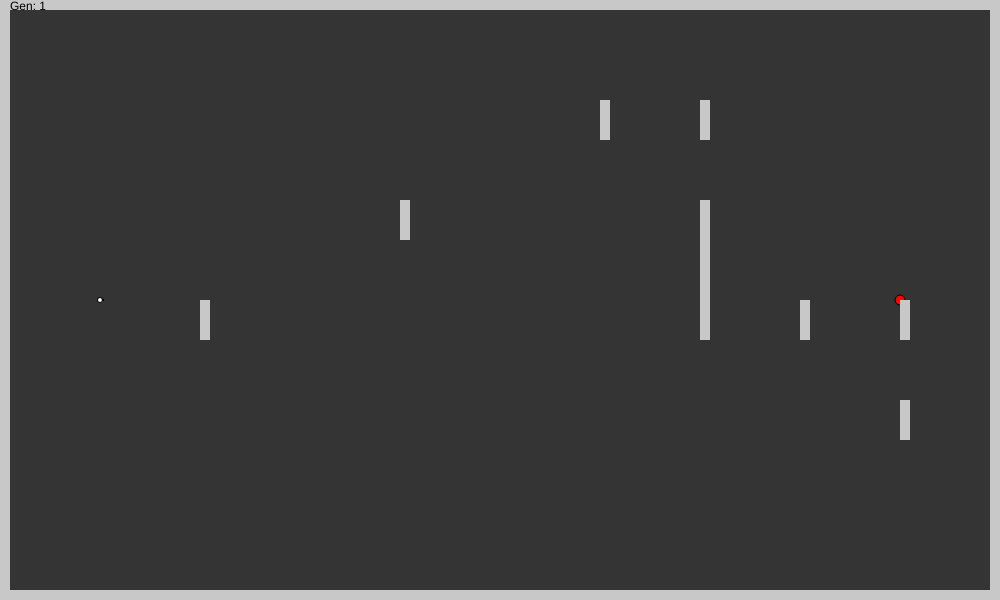
Frame 1 (no input)
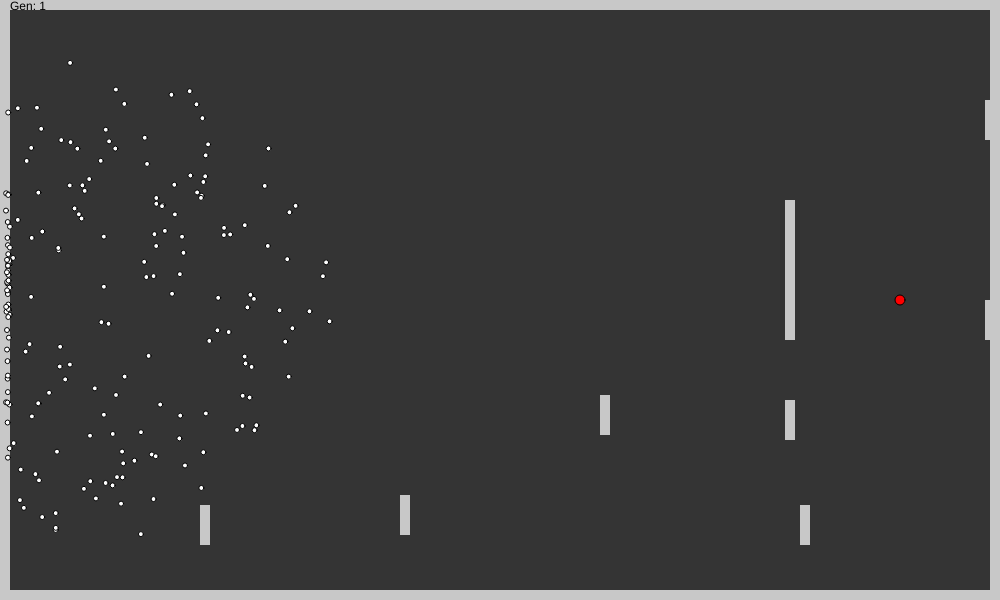
Frame 60 (no input)
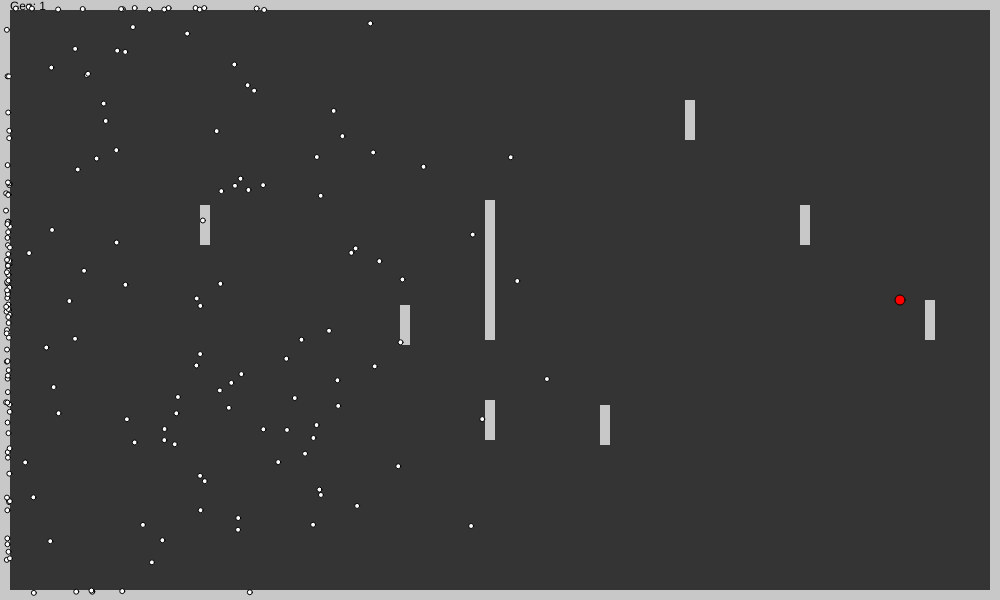
Frame 120 (the mouse pressed at the canvas centre since frame 60)

The p5.js sketch that drew these frames (run headless with seeded random() and noise() and a simulated clock; from frame 60 on, the mouse is pressed at the canvas centre):

// p5.js sketch
// ── sketch.js
let generation;
let obstacles = [];
let target;
let skip = 1;
let mutationRate = .1;

function setup() {
    createCanvas(1000, 600);
    background(52);
    generation = new Generation(200, width * .1, height / 2, 5);
    createObstacles();


    target = new Target(color(255, 0, 0), createVector(width * .9, height / 2), 10);

}

function draw() {

    for (let i = 0; i < skip; i++) {
        background(52);

        target.draw();
        for (let o of obstacles) {
            o.draw();
            o.move();
            o.checkCollision(obstacles);
        }

        text("Gen: " + generation.gen, 10, 10);
        generation.draw();
        generation.update(obstacles, target);

        if (!generation.checkAlive()) {
            generation.fitness(target);
            generation.getNewGeneration(mutationRate);

            createObstacles();
        }
    }
}

function createObstacles() {
    obstacles = [];

    const OBSTACLESIZE = 10;
    const c = color(200);
    //Outter box
    obstacles.push(new Obstacle(c, 0, 0, width, OBSTACLESIZE, "", 0));
    obstacles.push(new Obstacle(c, 0, 0, OBSTACLESIZE, height, "", 0));
    obstacles.push(new Obstacle(c, 0, height - OBSTACLESIZE, width, height, "", 0));
    obstacles.push(new Obstacle(c, width - OBSTACLESIZE, 0, width, height, "", 0));

    //
    obstacles.push(new Obstacle(c, width * .2, 300, width * .2 + OBSTACLESIZE, 340, "d", 5));
    obstacles.push(new Obstacle(c, width * .4, 200, width * .4 + OBSTACLESIZE, 240, "d", 5));
    obstacles.push(new Obstacle(c, width * .6, 100, width * .6 + OBSTACLESIZE, 140, "d", 5));
    obstacles.push(new Obstacle(c, width * .8, 300, width * .8 + OBSTACLESIZE, 340, "d", 5));
    obstacles.push(new Obstacle(c, width * .7, 100, width * .7 + OBSTACLESIZE, 140, "r", 5));
    obstacles.push(new Obstacle(c, width * .9, 300, width * .9 + OBSTACLESIZE, 340, "r", 5));
    obstacles.push(new Obstacle(c, width * .7, 200, width * .7 + OBSTACLESIZE, 340, "r", 5));
    obstacles.push(new Obstacle(c, width * .9, 400, width * .9 + OBSTACLESIZE, 440, "r", 5));
}
// ── objects.js
class Point {

    constructor(x, y, size, brain) {
        this.size = size;
        this.position = createVector(x, y);
        this.velocity = createVector();;
        this.acceleration = createVector();
        this.alive = true;
        this.targetReached = false;
        if (brain) {
            this.brain = brain;
            this.brain.step = 0;
        } else {
            this.brain = new Brain(400);
        }
    }


    draw() {
        ellipse(this.position.x, this.position.y, this.size);
    }

    move(acc) {
        this.acceleration = acc;
        this.velocity.add(this.acceleration);
        this.velocity.limit(5);
        this.position.add(this.velocity);
    }

    checkCollision(obstacles) {
        if (obstacles) {
            for (let o of obstacles) {
                if (o.p1.x <= this.position.x &&
                    o.p2.x >= this.position.x &&
                    o.p1.y <= this.position.y &&
                    o.p2.y >= this.position.y) {
                    return true;
                }
            }
        }
        return false;
    }

    checkTargetReached(target) {
        let d = dist(this.position.x, this.position.y, target.position.x, target.position.y);
        if (d <= target.size / 2) {
            this.alive = false;
            this.targetReached = true;
            this.velocity = createVector();
            this.acceleration = createVector();
        }
    }

    update(obstacles, target) {
        if (this.alive) {
            let newAcc = this.brain.getNext();
            if (newAcc.x != 0 && newAcc.y != 0) {
                this.move(newAcc);
                this.alive = !this.checkCollision(obstacles);
            } else {
                this.alive = false;
            }
            if (!this.alive) {
                this.velocity = createVector();
                this.acceleration = createVector();
            } else {
                this.checkTargetReached(target);
            }
        }
    }

    calculateFitness(target) {
        if (this.targetReached) {
            return 1 / 10 + 100 / (Math.pow(this.brain.step, 2));
        } else {
            return 1 / Math.pow(dist(this.position.x, this.position.y, target.position.x, target.position.y), 2);
        }
    }

}

class Brain {
    constructor(numinstructions, givenInstructions) {
        this.instructions = [];
        for (let i = 0; i < numinstructions; i++) {
            this.instructions[i] = givenInstructions ? givenInstructions[i] : "";
        }
        this.step = 0;

        if (!givenInstructions) {
            this.mutate(1);
        }
    }

    getNext() {
        if (this.step == this.instructions.length) {
            return createVector(0, 0);
        }
        let ret = this.instructions[this.step];
        this.step++;
        return ret;
    }

    mutate(rate) {
        for (let i = 0; i < this.instructions.length; i++) {
            if (Math.random() < rate) {
                this.instructions[i] = p5.Vector.random2D();
            }
        }
        this.step = 0;
    }

    copy() {
        return new Brain(this.instructions.length, this.instructions);
    }
}

class Generation {
    constructor(members, x, y, size) {
        this.points = [];
        this.gen = 1;
        this.originX = x;
        this.originY = y;
        this.size = size;

        for (let i = 0; i < members; i++) {
            this.points.push(new Point(x, y, size));
        }
    }

    draw() {
        for (let p of this.points) {
            p.draw();
        }
    }

    update(obstacles, target) {
        for (let p of this.points) {
            p.update(obstacles, target);
        }
    }

    fitness(target) {
        let fitnessObject = {};
        let sum = 0;
        for (let p of this.points) {
            let fit = p.calculateFitness(target);
            p.fitnessRAW = fit;
            sum += fit;
        }
        for (let p of this.points) {
            p.fitness = (p.fitnessRAW / sum);
        }

        let rangeStart = 0;
        for (let i = 0; i < this.points.length; i++) {
            let range = this.points[i].fitness;
            fitnessObject[i] = {
                rangeStart: rangeStart,
                rangeEnd: rangeStart += range,
            };
        }

        this.fitnessObject = fitnessObject;
    }

    checkAlive() {
        for (let p of this.points) {
            if (p.alive) {
                return true;
            }
        }
        return false;
    }

    getNewGeneration(mutateRate) {
        let genZ = [];
        for (let i = 0; i < this.points.length; i++) {
            //console.log(i);

            let rnd = Math.random();
            let n = 0;
            for (n = 0; n < this.points.length; n++) {
                if (rnd <= this.fitnessObject[n].rangeEnd) {
                    //console.log(n);
                    break; //n is now index of point to copy
                }
            }

            let newBrain = this.points[n].brain.copy();

            genZ.push(new Point(this.originX, this.originY, this.size, newBrain));
            //console.log(genZ);
            genZ[genZ.length - 1].brain.mutate(mutateRate);
        }
        this.points = genZ;
        this.gen++;
    }
}

class Obstacle {
    constructor(c, x1, y1, x2, y2, dir, speed) {
        this.color = c;
        this.p1 = createVector(x1, y1);
        this.p2 = createVector(x2, y2);
        this.dir = dir;
        this.speed = speed;

        this.origin1 = this.p1;
        this.origin2 = this.p2;
        this.originDir = this.dir;
    }

    draw() {
        push();
        noStroke();
        rectMode(CORNERS);
        fill(this.color);
        rect(this.p1.x, this.p1.y, this.p2.x, this.p2.y);
        pop();
    }

    move() {
        switch (this.dir) {
            case "r":
                this.p1.add(createVector(this.speed, 0));
                this.p2.add(createVector(this.speed, 0));
                break;
            case "l":
                this.p1.add(createVector(-this.speed, 0));
                this.p2.add(createVector(-this.speed, 0));
                break;
            case "u":
                this.p1.add(createVector(0, -this.speed));
                this.p2.add(createVector(0, -this.speed));
                break;
            case "d":
                this.p1.add(createVector(0, this.speed));
                this.p2.add(createVector(0, this.speed));
                break;
        }
    }

    checkCollision(obstacles) {
        if (this.speed > 0) { //Prevent checking of non-moving obstacles
            let upper = this.p1.y;
            let lower = this.p2.y;
            let left = this.p1.x;
            let right = this.p2.x;

            for (let o of obstacles) {
                if (o != this) {
                    let oUpper = o.p1.y;
                    let oLower = o.p2.y;
                    let oLeft = o.p1.x;
                    let oRight = o.p2.x;

                    //at least two have to be true in order for obstacles to collide
                    let count = 0;
                    //this upper between lower of o and upper of o OR corresponding other sides
                    if (oLower >= upper && upper >= oUpper) {
                        count++;
                        if (oLeft <= left && left <= oRight) {
                            count++;
                        }
                        if (oRight <= right && right <= oLeft) {
                            count++;
                        }
                    } else if (oUpper <= lower && lower <= oLower) {
                        count++;
                        if (oLeft <= left && left <= oRight) {
                            count++;
                        }
                        if (oRight <= right && right <= oLeft) {
                            count++;
                        }
                    }

                    if (count > 1) {
                        this.switchdir();
                    }
                }
            }
        }
    }

    switchdir() {
        switch (this.dir) {
            case "r":
                this.dir = "l";
                break;
            case "l":
                this.dir = "r";
                break;
            case "u":
                this.dir = "d";
                break;
            case "d":
                this.dir = "u";
                break;
        }
    }
}

class Target {
    constructor(c, v, size) {
        this.color = c;
        this.position = v;
        this.size = size;
    }

    draw() {
        push();
        fill(this.color);
        ellipse(this.position.x, this.position.y, this.size);
        pop();
    }
}
